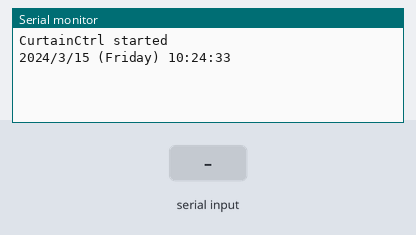
A sketch run on a simulated Arduino Uno, built with avr-gcc and run on an emulated ATmega328P. Shown: the last lines printed to the serial monitor. The inputs (shaded band) are chosen by the test bench. The local clock reads 2024-03-15 10:24:30 at power-on unless the sketch sets it.

Above: at 4.2 s.
4.3 s: "0" received over the second serial link
At 6.8 s:
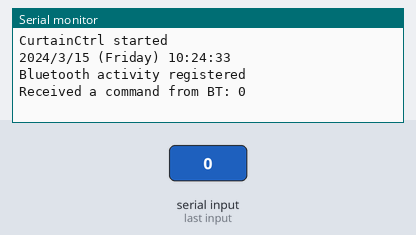
8.8 s: "x" received over the second serial link
At 9.9 s:
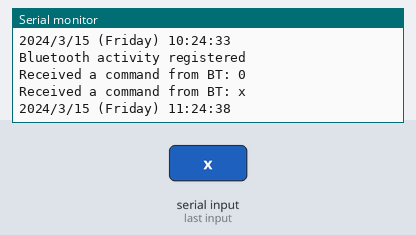
13.3 s: "X" received over the second serial link
Timing chart, 0 to 16.3 s (numbered marks = the images above; inputs shaded):
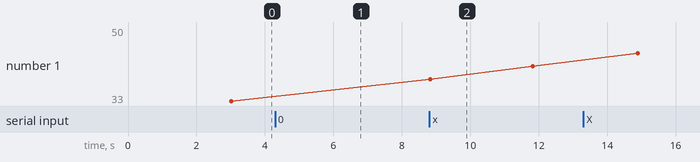

The sketch:

curtainctrl.ino
```cpp
// (licence header left out)
/* =========================================================== */
/* Include modules needed */
#include <SoftwareSerial.h>  /* Used for comm. with BT module */
#include <Wire.h>            /* Needed by RTClib.h            */
#include <RTClib.h>          /* Library for RTC module        */


/* =========================================================== */
/* Const defines. Must match HW cabling */

/* HC_05 BT module related wires */
#define BT_RX_PIN    11  /* Goes to TXD on BT module */
#define BT_TX_PIN    10  /* Goes to RXD on BT module */

/* DS3231 RTC related wires */


/* Motor related wires */

/* =========================================================== */
/* Module global variables */
static RTC_DS3231 rtc;
static const char daysOfTheWeek[7][12] = {"Sunday", "Monday", "Tuesday", "Wednesday", "Thursday", "Friday", "Saturday"};


static SoftwareSerial bluetooth(BT_TX_PIN, BT_RX_PIN);   // The bluetooth object

/* =========================================================== */
/* Init function call once by Arduino framework */
void setup()
{

  Serial.begin(9600); // For debugging
  delay(3000);        //Wait for console to open
  Serial.println("CurtainCtrl started");

  Initialize_RTC();

  bluetooth.begin(9600);
}


/* =========================================================== */
/* Function called continously by Arduino framework */
void loop()
{
  DateTime t = rtc.now();

  dbgPrintTime(t);
  delay(3000);
  btInteractive();
}


/* =========================================================== */
/* Bluetooth helpers */
void btWaitForReply()
{
    bluetooth.flush();
    while(!bluetooth.available()) {};
}

void btInteractive()
{
    if (bluetooth.available() > 0) {
        bool keepReading = true;
        Serial.println("Bluetooth activity registered");

        bluetooth.flush(); // Skip what have brought us in here
        while(keepReading) {
            bluetooth.println("0->Inc hour");
            bluetooth.println("1->Dec hour");
            bluetooth.println("X-Exit");

            btWaitForReply();
            char btChar = bluetooth.read();
            Serial.print("Received a command from BT: ");
            Serial.println(btChar);

            TimeSpan deltaTime(60*60);

            switch (btChar) {
              case '0':
                  rtc.adjust(rtc.now()+deltaTime);
                  break;

              case '1':
                  rtc.adjust(rtc.now()-deltaTime);
                  break;

              case 'x': // Accept both lower case
              case 'X': // and upper case X
                  bluetooth.println("Exiting menu");
                  keepReading = false;
                  break;
              default:
                  break;
            }
        }
    }
}

/* =========================================================== */
/* RTC helpers */
void Initialize_RTC()
{
  if (! rtc.begin() ) {
    Serial.println("Couldn't find RTC");
    while(1); // Stay here forever
  }

  if (rtc.lostPower()) {
    Serial.println("RTC lost power. New time set");
    rtc.adjust(DateTime(F(__DATE__),F(__TIME__)));
  }
}

/* =========================================================== */
/* Debug helpers */
void dbgPrintTime(DateTime t)
{
    Serial.print(t.year(), DEC);
    Serial.print('/');
    Serial.print(t.month(), DEC);
    Serial.print('/');
    Serial.print(t.day(), DEC);
    Serial.print(" (");
    Serial.print(daysOfTheWeek[t.dayOfTheWeek()]);
    Serial.print(") ");
    Serial.print(t.hour(), DEC);
    Serial.print(':');
    Serial.print(t.minute(), DEC);
    Serial.print(':');
    Serial.print(t.second(), DEC);
    Serial.println();

}
```

Measured:
- after the input at 4.3 s, the serial monitor: prints a new line after 1.7 s (image 1)
- after the input at 8.8 s, the serial monitor: prints a new line at once (image 2)
- plotted number 1: 33 → 41 after the input at 8.8 s
